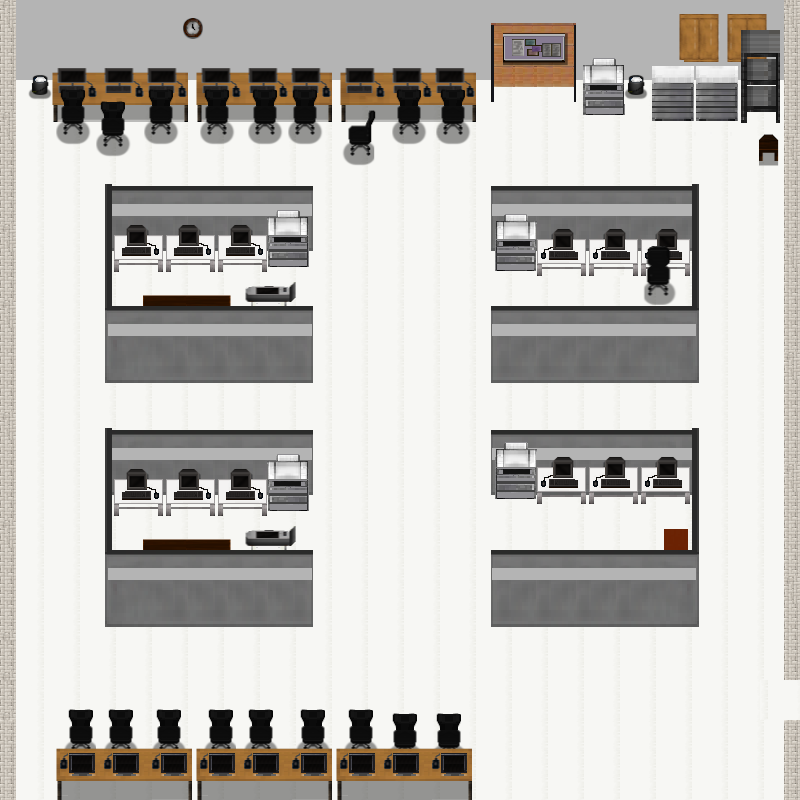

This is a level from a 2D game, rendered from its Tiled map with the project's own tilesets. A one-line summary and the map file follow, with tile-layer data summarised:
An orthogonal 200x200 tile map with 4x4 px tiles, 5 tile layers (Floor layer, Furniture 3, Furniture, Furniture 2, ...), 1 hidden layer not drawn, 5 tilesets and 32 objects.

<map version="1.10" tiledversion="1.10.1" orientation="orthogonal" renderorder="right-down" width="200" height="200" tilewidth="4" tileheight="4" infinite="0" nextlayerid="21" nextobjectid="36">
 <tileset firstgid="1" source="계단 및 복도 타일.tsx" />
 <tileset firstgid="15226" source="학교최종.tsx" />
 <tileset firstgid="45851" source="Sprite_ispace.tsx" />
 <tileset firstgid="63947" source="singong_alpha_asset.tsx" />
 <tileset firstgid="81447" source="Inside_A4(tiled).tsx" />
 <layer id="1" name="Floor layer" width="200" height="200">
  <data>[40000 cells, 40000 non-empty, 193 distinct tile ids]</data>
 </layer>
 <layer id="10" name="Furniture 3" width="200" height="200">
  <data>[40000 cells, 3736 non-empty, 1109 distinct tile ids]</data>
 </layer>
 <layer id="8" name="Furniture" width="200" height="200">
  <data>[40000 cells, 14275 non-empty, 2226 distinct tile ids]</data>
 </layer>
 <layer id="9" name="Furniture 2" width="200" height="200">
  <data>[40000 cells, 6997 non-empty, 2008 distinct tile ids]</data>
 </layer>
 <layer id="18" name="Chair" width="200" height="200">
  <data>[40000 cells, 220 non-empty, 220 distinct tile ids]</data>
 </layer>
 <layer id="19" name="stuff" width="200" height="200" visible="0" locked="1">
  <data>[40000 cells, 2961 non-empty, 830 distinct tile ids]</data>
 </layer>
 <objectgroup id="20" name="Object Layer 1">
  <object id="1" x="46.6667" y="60" width="432" height="77.3333" />
  <object id="2" x="98.6667" y="93.3333" width="26.6667" height="53.3333" />
  <object id="3" x="340" y="109.333" width="37.3333" height="46.6667" />
  <object id="4" x="490.667" y="16" width="290.667" height="82.6667" />
  <object id="5" x="581.333" y="54.6667" width="204" height="68" />
  <object id="6" x="756" y="129.333" width="24" height="33.3333" />
  <object id="7" x="14.6667" y="0" width="769.333" height="84" />
  <object id="8" x="30.6667" y="64" width="16" height="32" />
  <object id="9" x="-4" y="-4" width="14.6667" height="805.333" />
  <object id="11" x="57.3333" y="708" width="413.333" height="93.3333" />
  <object id="12" x="784" y="1.33333" width="17.3333" height="682.667" />
  <object id="13" x="782.667" y="717.333" width="18.6667" height="81.3333" />
  <object id="14" x="1.33333" y="800" width="802.667" height="8" />
  <object id="15" x="102.667" y="182.667" width="212" height="86.6667" />
  <object id="16" x="105.333" y="264" width="8" height="118.667" />
  <object id="17" x="105.333" y="304" width="206.667" height="77.3333" />
  <object id="19" x="144" y="293.333" width="85.3333" height="28" />
  <object id="20" x="246.667" y="284" width="46.6667" height="30.6667" />
  <object id="21" x="490.667" y="184" width="208" height="89.3333" />
  <object id="22" x="633.333" y="240" width="41.3333" height="58.6667" />
  <object id="23" x="690.667" y="234.667" width="8" height="146.667" />
  <object id="24" x="492" y="306.667" width="205.333" height="76" />
  <object id="25" x="102.667" y="425.333" width="210.667" height="86.6667" />
  <object id="26" x="102.667" y="504" width="6.66667" height="117.333" />
  <object id="27" x="98.6667" y="548" width="213.333" height="77.3333" />
  <object id="28" x="144" y="536" width="84" height="26.6667" />
  <object id="29" x="246.667" y="526.667" width="48" height="22.6667" />
  <object id="30" x="489.333" y="425.333" width="208" height="80" />
  <object id="31" x="692" y="470.667" width="6.66667" height="154.667" />
  <object id="32" x="489.333" y="546.667" width="210.667" height="80" />
  <object id="33" x="662.667" y="528" width="24" height="28" />
  <object id="34" x="802.667" y="676" width="24" height="52" />
 </objectgroup>
</map>
